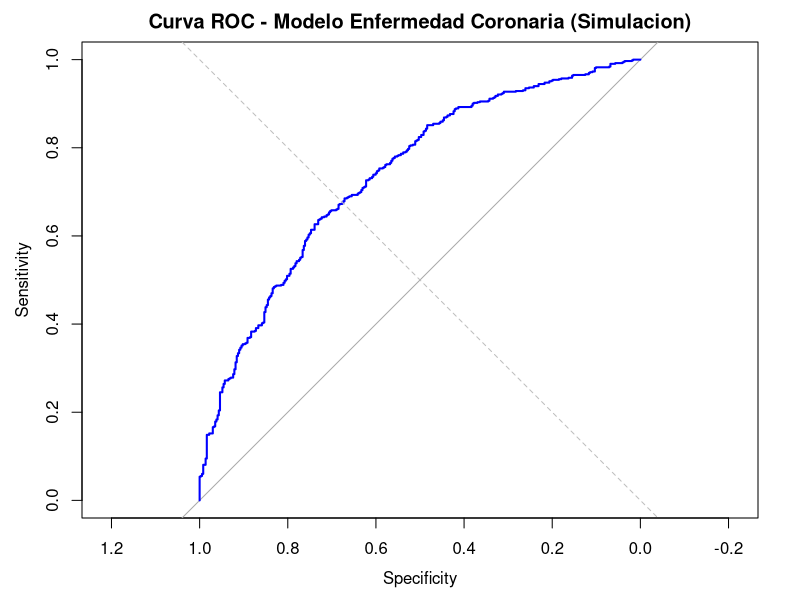
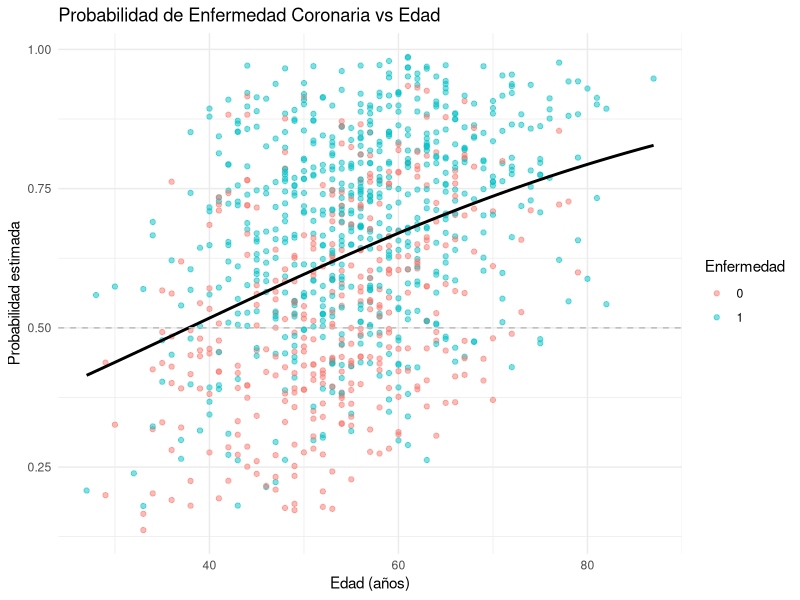
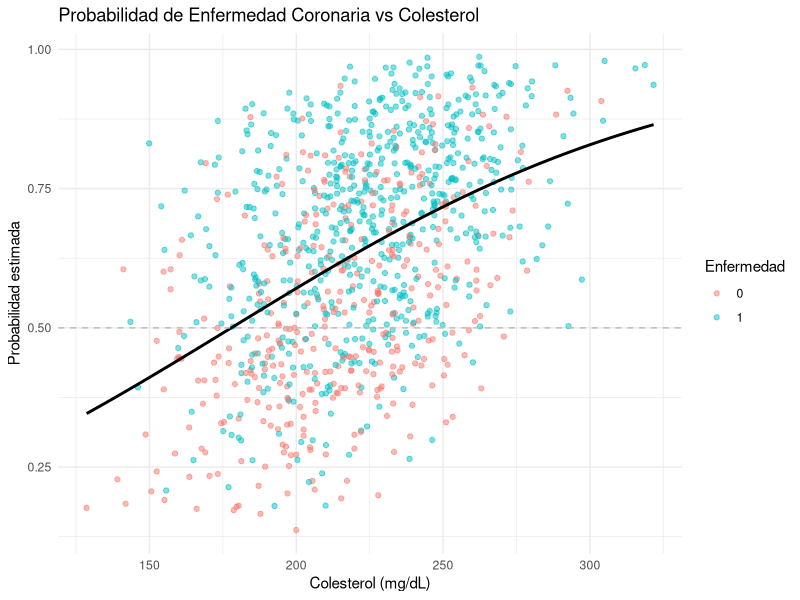
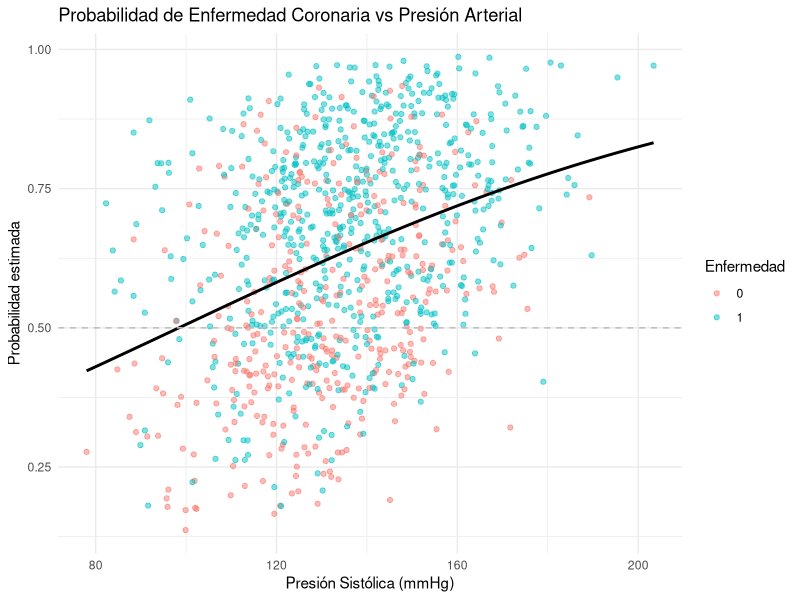
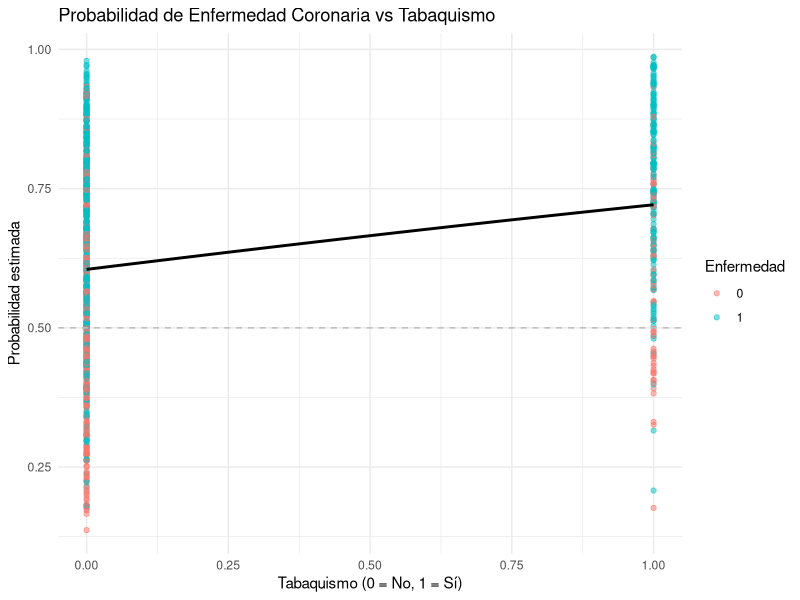
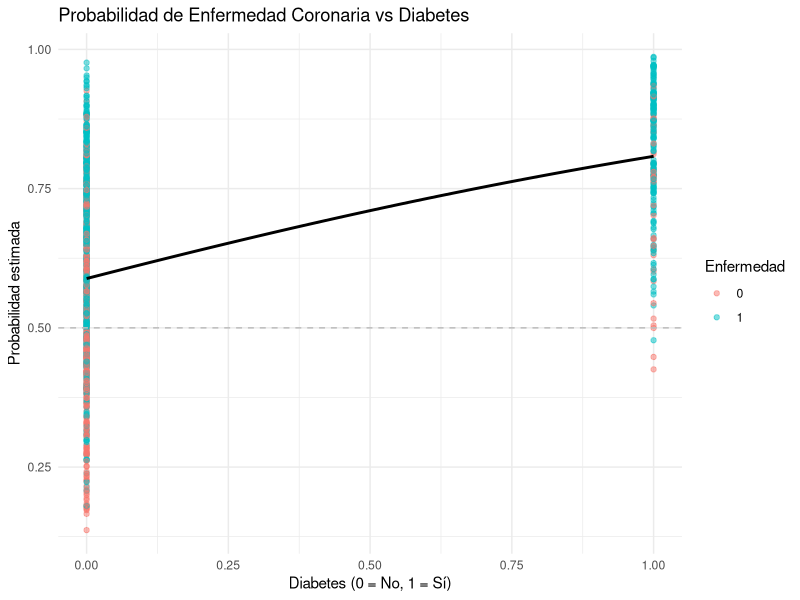
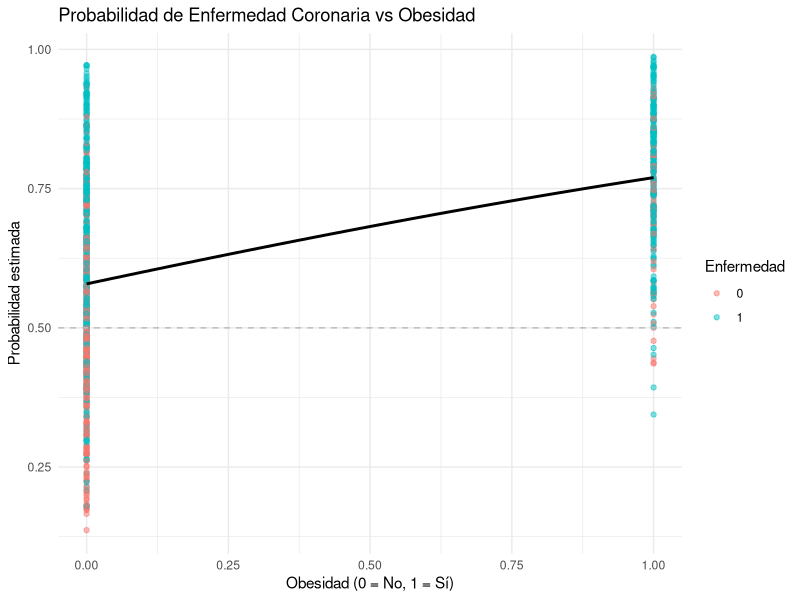
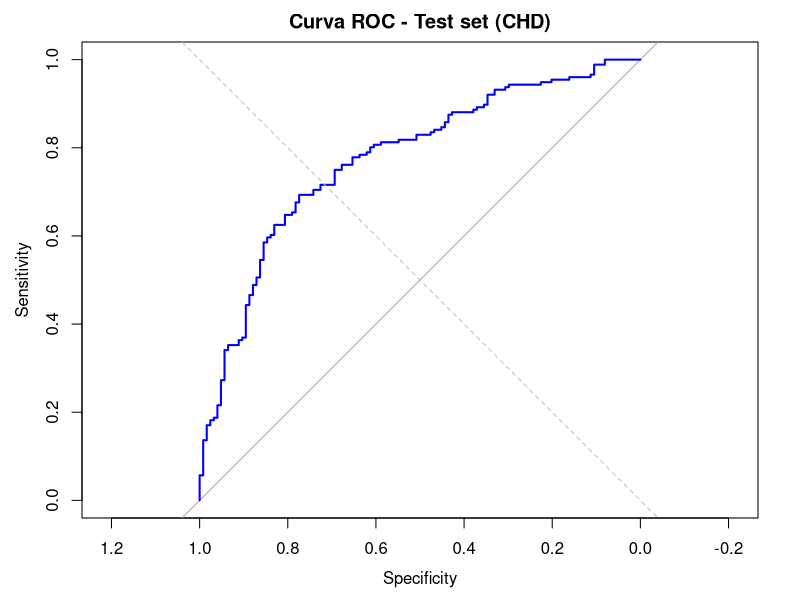

Generate these figures, in order, with R:
#---- SEMILLA INICIAL Y LIBRERIAS---- 
set.seed(123)
##---- Librerias ----
library(pROC)
library(ggplot2)
library(broom)
#---- 1. VARIABLES A CONSIDERAR ----
n <- 1000
##---- 1.1 Edad ----
edad <- round(rnorm(n, mean = 55, sd = 10))
##---- 1.2 Colesterol ----
colesterol <- round(rnorm(n, mean = 220, sd = 30), 1)
##---- 1.3 Presion Arterial (sistolica) ----
presion <- round(rnorm(n, mean = 135, sd = 20), 1)
##---- 1.4 Fumador ----
tabaco <- rbinom(n, 1, 0.25)                        
##---- 1.5 Presencia de Diabetes ----
diabetes <- rbinom(n, 1, 0.2)                     
##---- 1.6 Presencia de Obsesidad ----
obesidad <- rbinom(n, 1, 0.3) 
#---- 2 LOG ODDS ----
log_odds_chd <- -8 +
  0.035 * edad +        # impacto moderado por año
  0.015 * colesterol +  # efecto más suave
  0.02 * presion +      # efecto leve (presión ya alta)
  1.0  * tabaco +       # riesgo fuerte si fuma
  1.5  * diabetes +     # riesgo fuerte si es diabético
  0.8  * obesidad       # riesgo moderado-alto si tiene obesidad
#---- 3. PROBABILIDAD SOBREVIVIR ----
probabilidad_chd <- 1 / (1 + exp(-log_odds_chd))
#---- 4. SOBREVIVENCIA ----
enfermedad_corazon <- rbinom(n, 1, probabilidad_chd)
#---- 5. GENERACION DEL DATAFRAME ----
datos_chd <- data.frame(
  Edad = edad, 
  Colesterol = colesterol, 
  Presion = presion, 
  Tabaquismo = tabaco,
  Diabetes = diabetes,
  Obesidad = obesidad,
  Enfermedad = enfermedad_corazon)
#---- 6. GENERACION DEL MODELO ----
modelo_chd <- glm(Enfermedad ~ Edad + Colesterol + 
                    Presion + Tabaquismo + Diabetes +
                    Obesidad, 
                    data = datos_chd, family = binomial)
summary(modelo_chd)
miscoeficientes <- coef(modelo_chd)
#---- 7 COMPARACION DE COEFICIENTES ----
coef_reales <- c(
  `(Intercept)` = -6,
  Edad = 0.04,
  Colesterol = 0.03,
  Presion = 0.05,
  Tabaquismo = 0.8,
  Diabetes = 1.2,
  Obesidad = 0.5
)
comparativo <- data.frame(
  Coef_estimados = round(miscoeficientes,3),
  Coef_reales = round(coef_reales[names(miscoeficientes)], 3)
)
comparativo$diferencia <- round(comparativo$Coef_estimados-comparativo$Coef_reales,3)
print(comparativo)
#---- 8. PREDICCION ----
datos_chd$prediccion <- predict(modelo_chd,type = "response")
datos_chd$clasificacion <- ifelse(datos_chd$prediccion >= 0.5, 1, 0)
##---- 8.1 MATRIZ DE CONFUSION ---- 
library(caret)
matriz1 <- table(Real = datos_chd$Enfermedad, 
                 Prediccion = datos_chd$clasificacion)
print(matriz1)
TN <- matriz1["0","0"]
TP <- matriz1["1","1"]
FP <- matriz1["0","1"]
FN <- matriz1["1","0"]

Accuracy    <- (TP+TN)/sum(matriz1)
Precision   <- TP/(TP+FP)
rRecall     <- TP/(TP+FN)
Specificity <- TN/(TN+FP)
f1_score    <- 2*(Precision*rRecall)/(Precision+rRecall)

Resultados <- data.frame(
  Accuracy = round(Accuracy,3),
  Precision = round(Precision,3),
  Recall = round(rRecall,3),
  Specificity = round(Specificity,3),
  F1_Score = round(f1_score,3)
)
print(Resultados)
library(pROC)
roc_chd <- roc(datos_chd$Enfermedad, datos_chd$prediccion)
auc(roc_chd)
plot(roc_chd, col = "blue", lwd = 2, 
     main = "Curva ROC - Modelo Enfermedad Coronaria (Simulacion)")
abline(a = 0, b = 1, col = "gray", lty = 2)  # Línea diagonal = azar
#---- 9. GRAFICANDO ----
library(ggplot2)
##---- 9.1 Edad ----
ggplot(datos_chd, aes(x = Edad)) +
  geom_point(aes(y = prediccion, color = factor(Enfermedad)), alpha = 0.5) +
  stat_smooth(aes(y = Enfermedad), method = "glm", 
              method.args = list(family = "binomial"), 
              se = FALSE, color = "black") +
  geom_hline(yintercept = 0.5, linetype = "dashed", color = "gray") +
  labs(title = "Probabilidad de Enfermedad Coronaria vs Edad",
       x = "Edad (años)", y = "Probabilidad estimada", color = "Enfermedad") +
  theme_minimal()
#---- 9.2 Colesterol ----
ggplot(datos_chd, aes(x = Colesterol)) +
  geom_point(aes(y = prediccion, color = factor(Enfermedad)), alpha = 0.5) +
  stat_smooth(aes(y = Enfermedad), method = "glm", 
              method.args = list(family = "binomial"), 
              se = FALSE, color = "black") +
  geom_hline(yintercept = 0.5, linetype = "dashed", color = "gray") +
  labs(title = "Probabilidad de Enfermedad Coronaria vs Colesterol",
       x = "Colesterol (mg/dL)", y = "Probabilidad estimada", color = "Enfermedad") +
  theme_minimal()
#---- 9.3 Presión Arterial ----
ggplot(datos_chd, aes(x = Presion)) +
  geom_point(aes(y = prediccion, color = factor(Enfermedad)), alpha = 0.5) +
  stat_smooth(aes(y = Enfermedad), method = "glm", 
              method.args = list(family = "binomial"), 
              se = FALSE, color = "black") +
  geom_hline(yintercept = 0.5, linetype = "dashed", color = "gray") +
  labs(title = "Probabilidad de Enfermedad Coronaria vs Presión Arterial",
       x = "Presión Sistólica (mmHg)", y = "Probabilidad estimada", color = "Enfermedad") +
  theme_minimal()
#---- 9.4 Tabaquismo ----
ggplot(datos_chd, aes(x = Tabaquismo)) +
  geom_point(aes(y = prediccion, color = factor(Enfermedad)), alpha = 0.5) +
  stat_smooth(aes(y = Enfermedad), method = "glm", 
              method.args = list(family = "binomial"), 
              se = FALSE, color = "black") +
  geom_hline(yintercept = 0.5, linetype = "dashed", color = "gray") +
  labs(title = "Probabilidad de Enfermedad Coronaria vs Tabaquismo",
       x = "Tabaquismo (0 = No, 1 = Sí)", y = "Probabilidad estimada", color = "Enfermedad") +
  theme_minimal()
#---- 9.5 Diabetes ----
ggplot(datos_chd, aes(x = Diabetes)) +
  geom_point(aes(y = prediccion, color = factor(Enfermedad)), alpha = 0.5) +
  stat_smooth(aes(y = Enfermedad), method = "glm", 
              method.args = list(family = "binomial"), 
              se = FALSE, color = "black") +
  geom_hline(yintercept = 0.5, linetype = "dashed", color = "gray") +
  labs(title = "Probabilidad de Enfermedad Coronaria vs Diabetes",
       x = "Diabetes (0 = No, 1 = Sí)", y = "Probabilidad estimada", color = "Enfermedad") +
  theme_minimal()
#---- 9.6 Obesidad ----
ggplot(datos_chd, aes(x = Obesidad)) +
  geom_point(aes(y = prediccion, color = factor(Enfermedad)), alpha = 0.5) +
  stat_smooth(aes(y = Enfermedad), method = "glm", 
              method.args = list(family = "binomial"), 
              se = FALSE, color = "black") +
  geom_hline(yintercept = 0.5, linetype = "dashed", color = "gray") +
  labs(title = "Probabilidad de Enfermedad Coronaria vs Obesidad",
       x = "Obesidad (0 = No, 1 = Sí)", y = "Probabilidad estimada", color = "Enfermedad") +
  theme_minimal()
#---- 10. Training/Test Set ----
set.seed(123)
n <- nrow(datos_chd)
indices_entrenamiento <- sample(1:n, size = 0.7 * n)
train_data <- datos_chd[indices_entrenamiento, ]
test_data  <- datos_chd[-indices_entrenamiento, ]
#---- 10.1 Ajuste del modelo con training ----
modelo_train <- glm(Enfermedad ~ Edad + Colesterol + 
                      Presion + Tabaquismo + Diabetes + Obesidad,
                    data = train_data, family = binomial)
#---- 10.2 Prediccion con test set ----
test_data$prob <- predict(modelo_train, 
                          newdata = test_data, 
                          type = "response")
test_data$clasificacion <- ifelse(test_data$prob >= 0.5, 1, 0)
#---- 10.3 Matriz de confusion y metricas ----
matriz_test <- table(
  factor(test_data$Enfermedad, levels = c(0, 1)),
  factor(test_data$clasificacion, levels = c(0, 1))
)

TP <- matriz_test["1", "1"]
TN <- matriz_test["0", "0"]
FP <- matriz_test["0", "1"]
FN <- matriz_test["1", "0"]

Accuracy    <- (TP + TN) / sum(matriz_test)
Precision   <- TP / (TP + FP)
rRecall     <- TP / (TP + FN)
Specificity <- TN / (TN + FP)
F1_Score    <- 2 * (Precision * rRecall) / (Precision + rRecall)

Resultados_test <- data.frame(
  Accuracy = round(Accuracy, 3),
  Precision = round(Precision, 3),
  rRecall = round(rRecall, 3),
  Specificity = round(Specificity, 3),
  F1_Score = round(F1_Score, 3)
)
print(Resultados_test)
#---- 10.4 Curva ROC test ----
library(pROC)
roc_test <- roc(test_data$Enfermedad, test_data$prob)
plot(roc_test, col = "blue", lwd = 2,
     main = "Curva ROC - Test set (CHD)")
abline(a = 0, b = 1, col = "gray", lty = 2)
auc(roc_test)
#---- 10.5 FUNCIONES MANUALES DE OPTIMIZACION ----
##---- 10.5.1 Funcion Sigmoide ----
sigmoid <- function(z) {
  1 / (1 + exp(-z))
}
##---- 10.5.2 Log-verosimilitud negativa ----
log_likelihood <- function(beta, X, y) {
  p <- sigmoid(X %*% beta)
  -sum(y * log(p + 1e-10) + (1 - y) * log(1 - p + 1e-10))
}
##---- 10.5.3 Gradiente de la log-verosimilitud ----
log_likelihood_grad <- function(beta, X, y) {
  p <- sigmoid(X %*% beta)
  t(X) %*% (p - y)
}
gradiente_logL <- function(beta, X, y) {
  p <- sigmoid(X %*% beta)
  t(X) %*% (y - p)
}
##---- 10.5.4 Hessiana de la log-verosimilitud ----
hessian <- function(beta, X) {
  p <- sigmoid(X %*% beta)
  W <- diag(as.numeric(p * (1 - p)))
  t(X) %*% W %*% X
}
hessiana_logL <- function(beta, X) {
  p <- sigmoid(X %*% beta)
  W <- diag(as.numeric(p * (1 - p)))
  -t(X) %*% W %*% X
}
##---- 10.5.5 Newton-Raphson para regresion 1 ----
newton_raphson_1 <- function(X, y, tol = 1e-6, max_iter = 5000) {
  beta <- rep(0, ncol(X))  # Paso 1
  for (t in 1:max_iter) {
    grad <- gradiente_logL(beta, X, y)      # Paso 2
    H    <- hessiana_logL(beta, X)             # Paso 2
    beta_new <- beta - solve(H) %*% grad    # Paso 3
    # Paso 4: convergencia
    if (max(abs(beta_new - beta)) < tol) {
      cat("✅ Algoritmo 1 convergió en", t, "iteraciones\n")
      return(beta_new)
    }
    beta <- beta_new
  }
  warning("⚠️ Algoritmo 1 no convergió")
  return(beta)
}
##---- 10.5.5 Newton-Raphson para regresion 2 ----
newton_raphson_2 <- function(X, y, tol = 1e-6, max_iter = 100) {
  beta <- rep(0, ncol(X))  # β⁽⁰⁾
  for (k in 1:max_iter) {
    gk <- gradiente_logL(beta, X, y)     # g(β⁽ᵏ⁾)
    Hk <- hessiana_logL(beta, X)         # H(β⁽ᵏ⁾)
    
    beta_next <- beta - solve(Hk) %*% gk
    
    if (max(abs(beta_next - beta)) < tol) {
      cat("✅ Algoritmo 2 convergió en", k, "iteraciones\n")
      return(beta_next)
    }
    beta <- beta_next
  }
  warning("⚠️ Algoritmo 2 no convergió")
  return(beta)
}
##---- 10.6 PRUEBA DE FUNCIONES MANUALES CON DATOS ----
X <- model.matrix(Enfermedad ~ ., 
                  data = datos_chd)
y <- datos_chd$Enfermedad
####---- 10.6.1 Aplicación ----
beta1 <- newton_raphson_1(X, y)
beta2 <- newton_raphson_2(X, y)
beta_glm <- coef(glm(Enfermedad ~ ., 
                     data = datos_chd,
                     family = binomial))
####---- 10.6.2 Comparación ----
coef_names <- names(beta_glm)
####---- 10.6.3 Crear tabla comparativa ----
tabla_coef <- data.frame(
  Variable = coef_names,
  GLM = round(beta_glm, 4),
  Newton_Raphson_1 = round(beta1, 4),
  Newton_Raphson_2 = round(beta2, 4)
)
print(tabla_coef)
####---- 10.6.4 Convertir tabla a formato largo para ggplot2 ----
library(tidyr)
library(dplyr)
tabla_larga <- tabla_coef %>%
  pivot_longer(cols = -Variable, names_to = "Metodo", values_to = "Coeficiente")
####---- 10.6.5 Graficar comparativa ----
library(ggplot2)
ggplot(tabla_larga, aes(x = Variable, y = Coeficiente, color = Metodo)) +
  geom_point(position = position_dodge(width = 0.4), size = 3) +
  labs(title = "Comparación de coeficientes estimados",
       y = "Valor del coeficiente",
       x = "Variable explicativa") +
  theme_minimal() +
  theme(axis.text.x = element_text(angle = 45, hjust = 1))
comparativo_df <- data.frame(
  Variable = names(beta_glm),
  GLM = round(beta_glm, 4),
  Newton_Raphson = round(beta1, 4),
  Grad_Conjugado = round(beta2, 4)
)
#---- FIN ----
